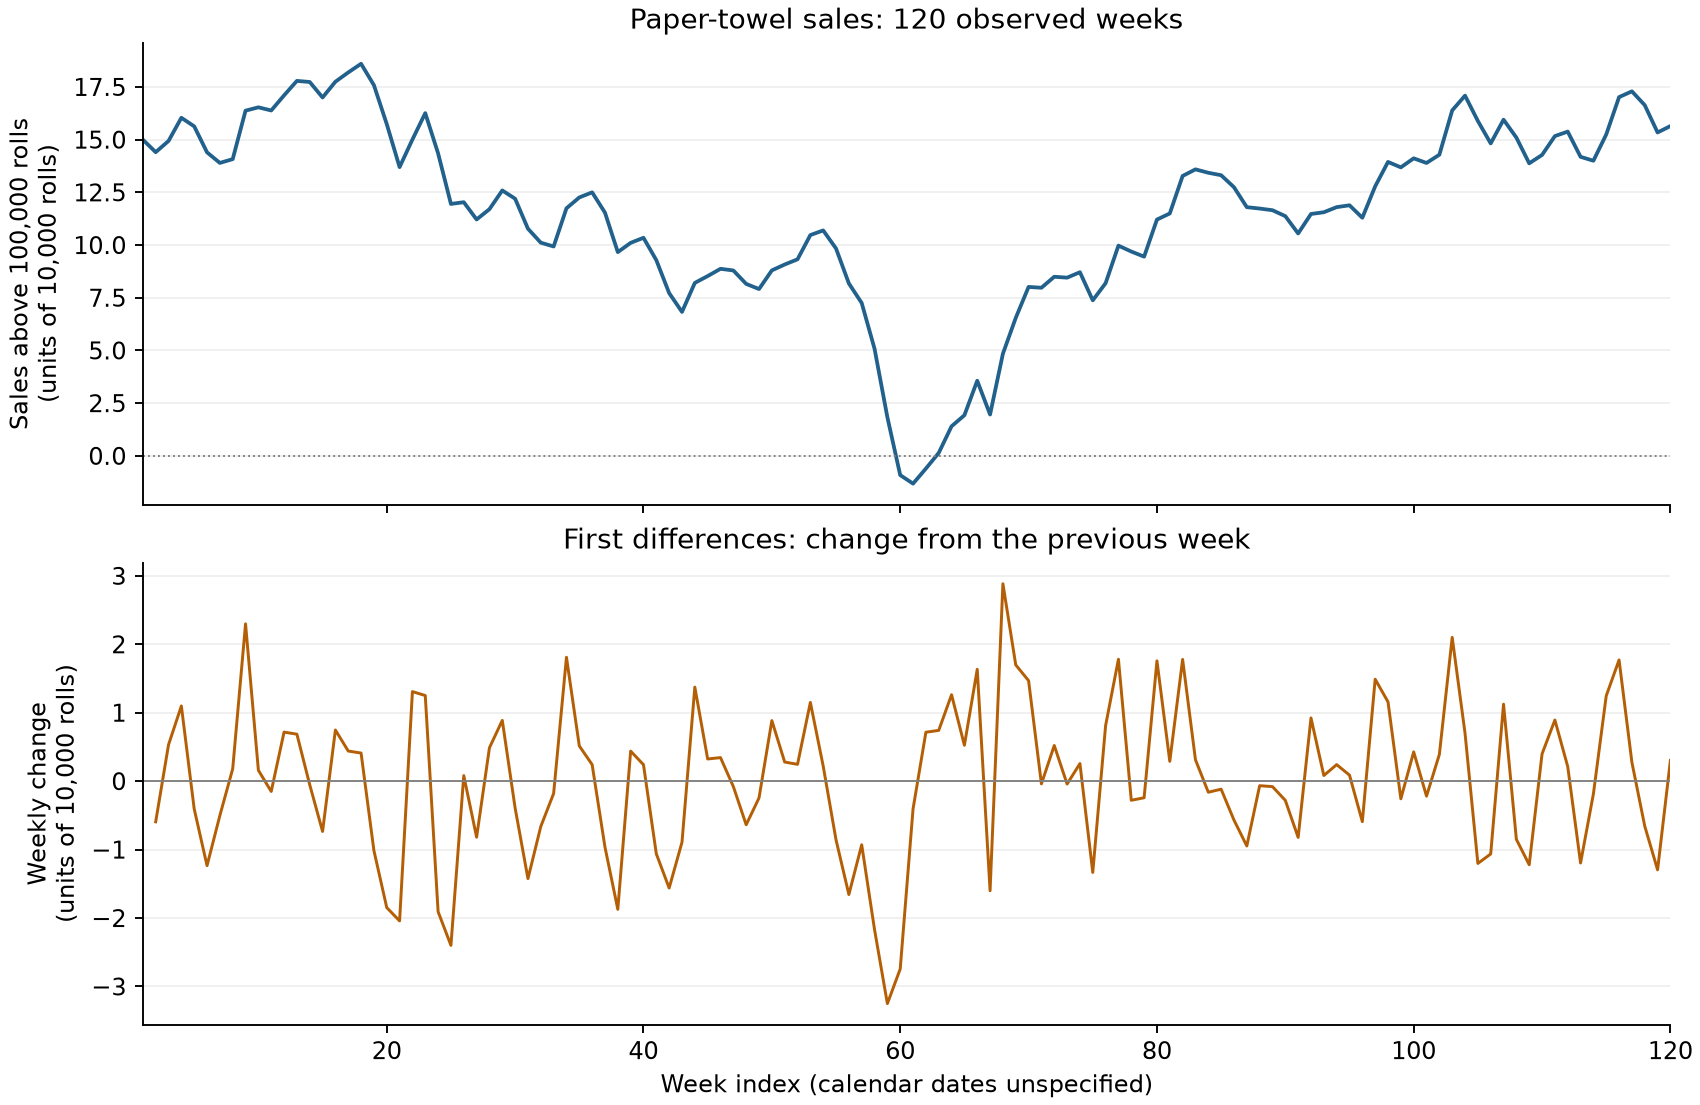

Write the Python code that produced this figure.
import csv
import json
import numpy as np
import matplotlib
matplotlib.use('Agg')
import matplotlib.pyplot as plt

with open('paper_towels.csv', newline='') as f:
    rows=list(csv.reader(f))
a=np.array([[float(v) for v in row] for row in rows[1:]])
t=a[:,0].astype(int)
y=a[:,1]
d=np.diff(y)
results={
    'observations':len(y), 'differences':len(d),
    'week_1_actual_rolls':100000+10000*y[0],
    'week_60_actual_rolls':100000+10000*y[59],
    'week_119_y':y[-2], 'week_120_y':y[-1],
    'last_weekly_change':d[-1], 'last_weekly_change_rolls':10000*d[-1],
    'mean_weekly_change':float(d.mean()),
    'level_lag1_sample_correlation':float(np.corrcoef(y[:-1],y[1:])[0,1]),
    'change_lag1_sample_correlation':float(np.corrcoef(d[:-1],d[1:])[0,1]),
}
with open('paper_towels_changes_03_results.json','w') as f:
    json.dump(results,f,indent=2)
fig,axes=plt.subplots(2,1,figsize=(10,6.5),sharex=True,constrained_layout=True)
axes[0].plot(t,y,color='#21618c',lw=1.6)
axes[0].axhline(0,color='gray',lw=.8,ls=':')
axes[0].set(title='Paper-towel sales: 120 observed weeks',ylabel='Sales above 100,000 rolls\n(units of 10,000 rolls)')
axes[1].plot(t[1:],d,color='#b45f06',lw=1.25)
axes[1].axhline(0,color='gray',lw=.8)
axes[1].set(title='First differences: change from the previous week',xlabel='Week index (calendar dates unspecified)',ylabel='Weekly change\n(units of 10,000 rolls)')
for ax in axes:
    ax.grid(axis='y',alpha=.2)
    ax.spines[['top','right']].set_visible(False)
axes[1].set_xlim(1,120)
fig.savefig('paper_towels_changes_03.png',dpi=170)
print(json.dumps(results,indent=2))
